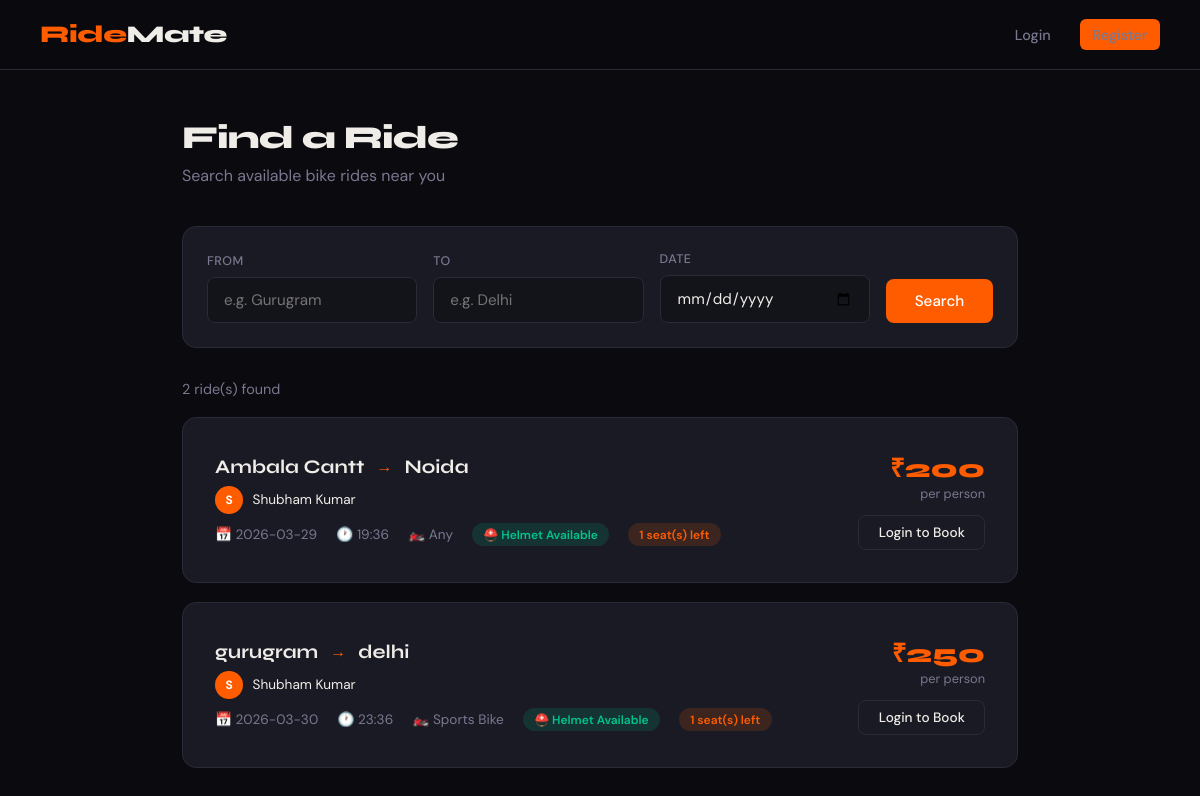
Screenshot of /search with the database file from the repository.
### tables this page shows
CREATE TABLE rides (
    ride_id INTEGER PRIMARY KEY AUTOINCREMENT,
    user_id INTEGER NOT NULL,
    rider_name TEXT NOT NULL,
    from_location TEXT NOT NULL,
    to_location TEXT NOT NULL,
    date TEXT NOT NULL,
    time TEXT NOT NULL,
    price INTEGER NOT NULL,
    seats INTEGER DEFAULT 1,
    bike_type TEXT DEFAULT 'Any',
    helmet INTEGER DEFAULT 0,
    FOREIGN KEY (user_id) REFERENCES users(id)
);

### app.py (the view)
@app.route("/search")
def search():
    from_loc = request.args.get("from", "").strip()
    to_loc = request.args.get("to", "").strip()
    date = request.args.get("date", "").strip()
    query = "SELECT * FROM rides WHERE seats > 0"
    params = {}
    if from_loc:
        query += " AND LOWER(from_location) LIKE :from_loc"
        params["from_loc"] = f"%{from_loc.lower()}%"
    if to_loc:
        query += " AND LOWER(to_location) LIKE :to_loc"
        params["to_loc"] = f"%{to_loc.lower()}%"
    if date:
        query += " AND date = :date"
        params["date"] = date
    query += " ORDER BY date, time"
    with engine.connect() as conn:
        rides = conn.execute(text(query), params).mappings().all()
    return render_template(
        "search_ride.html",
        rides=rides,
        from_val=from_loc,
        to_val=to_loc,
        date_val=date,
    )

### templates/search_ride.html (shortened to what this page needs)
<!DOCTYPE html>
<html lang="en">
<head>
  <link rel="stylesheet" href="{{ url_for('static', filename='style.css') }}">
</head>
<body>
<nav>
  <a href="/" class="nav-logo">Ride<span>Mate</span></a>
  <div class="nav-links">
    {% if session.get('user_name') %}
      <a href="/dashboard">Dashboard</a>
      <a href="/offer_ride" class="btn btn-primary btn-sm">+ Offer Ride</a>
      <a href="/logout">Logout</a>
    {% else %}
      <a href="/login">Login</a>
      <a href="/register" class="btn btn-primary btn-sm">Register</a>
    {% endif %}
  </div>
</nav>
<div class="container">
  <div class="page-title">Find a Ride</div>
  <div class="page-sub">Search available bike rides near you</div>
  <form method="GET" action="/search">
    <div class="search-bar">
      <div>
        <label class="search-label">From</label>
        <input type="text" name="from" placeholder="e.g. Gurugram" value="{{ from_val }}">
      </div>
      <div>
        <label class="search-label">To</label>
        <input type="text" name="to" placeholder="e.g. Delhi" value="{{ to_val }}">
      </div>
      <div>
        <label class="search-label">Date</label>
        <input type="date" name="date" value="{{ date_val }}">
      </div>
      <button type="submit" class="btn btn-primary">Search</button>
    </div>
  </form>
  {% if rides %}
    <div style="color:var(--muted); font-size:0.9rem; margin-bottom:1.2rem;">
      {{ rides|length }} ride(s) found
    </div>
    {% for ride in rides %}
    <div class="card fade-in">
      <div class="ride-card">
        <div>
          <div class="ride-route">
            {{ ride['from_location'] }}
            <span class="route-arrow">→</span>
            {{ ride['to_location'] }}
          </div>
          <div class="rider-info" style="margin-bottom:0.6rem;">
            <div class="rider-avatar">{{ ride['rider_name'][0].upper() }}</div>
            <span style="font-size:0.85rem; color:var(--text);">{{ ride['rider_name'] }}</span>
          </div>
          <div class="ride-meta">
            <span class="meta-item">📅 {{ ride['date'] }}</span>
            <span class="meta-item">🕐 {{ ride['time'] }}</span>
            <span class="meta-item">🏍️ {{ ride['bike_type'] }}</span>
            {% if ride['helmet'] %}
              <span class="badge badge-green">⛑️ Helmet Available</span>
            {% endif %}
            <span class="badge badge-orange">{{ ride['seats'] }} seat(s) left</span>
          </div>
        </div>
        <div style="text-align:right; display:flex; flex-direction:column; align-items:flex-end; gap:0.8rem;">
          <div>
            <div class="price-tag">₹{{ ride['price'] }}</div>
            <div style="font-size:0.8rem; color:var(--muted);">per person</div>
          </div>
          {% if session.get('user_id') %}
            <a href="/book/{{ ride['ride_id'] }}"
               class="btn btn-primary btn-sm"
               onclick="return confirm('Book this ride for ₹{{ ride['price'] }}?')">
              Book Now
            </a>
          {% else %}
            <a href="/login" class="btn btn-outline btn-sm">Login to Book</a>
          {% endif %}
        </div>
      </div>
    </div>
    {% endfor %}
  {% endif %}
</div>
</body>
</html>

### static/style.css (style rules this page uses)
:root { --bg: #0a0a0f; --surface: #13131a; --card: #1a1a24; --border: #2a2a38; --accent: #ff5c00; --accent2: #ff8c42; --text: #f0ede8; --muted: #7a7890; --success: #00c48c; --error: #ff4466; }
* { margin: 0; padding: 0; box-sizing: border-box; }
body { font-family: 'DM Sans', sans-serif; background: var(--bg); color: var(--text); min-height: 100vh; }
nav { display: flex; align-items: center; justify-content: space-between; padding: 1.2rem 2.5rem; background: rgba(10,10,15,0.9); border-bottom: 1px solid var(--border); position: sticky; top: 0; z-index: 100; backdrop-filter: blur(12px); }
.nav-logo { font-family: 'Syne', sans-serif; font-size: 1.5rem; font-weight: 800; color: var(--accent); text-decoration: none; letter-spacing: -0.5px; }
.nav-logo span { color: var(--text); }
.nav-links { display: flex; gap: 1rem; align-items: center; }
.nav-links a { color: var(--muted); text-decoration: none; font-size: 0.9rem; font-weight: 500; transition: color 0.2s; padding: 0.4rem 0.8rem; border-radius: 6px; }
.btn { display: inline-block; padding: 0.75rem 1.8rem; border-radius: 8px; font-family: 'DM Sans', sans-serif; font-weight: 500; font-size: 0.95rem; text-decoration: none; border: none; cursor: pointer; transition: all 0.2s; }
.btn-primary { background: var(--accent); color: white; }
.btn-outline { background: transparent; color: var(--text); border: 1px solid var(--border); }
.btn-sm { padding: 0.5rem 1.2rem; font-size: 0.85rem; }
.container { max-width: 900px; margin: 0 auto; padding: 3rem 2rem; }
.page-title { font-family: 'Syne', sans-serif; font-size: 2rem; font-weight: 800; margin-bottom: 0.5rem; letter-spacing: -1px; }
.page-sub { color: var(--muted); margin-bottom: 2.5rem; }
.card { background: var(--card); border: 1px solid var(--border); border-radius: 14px; padding: 2rem; margin-bottom: 1.2rem; transition: border-color 0.2s; }
.ride-card { display: grid; grid-template-columns: 1fr auto; gap: 1rem; align-items: center; }
.ride-route { font-family: 'Syne', sans-serif; font-size: 1.2rem; font-weight: 700; display: flex; align-items: center; gap: 0.75rem; margin-bottom: 0.5rem; }
.route-arrow { color: var(--accent); font-size: 1rem; }
.ride-meta { display: flex; gap: 1.2rem; flex-wrap: wrap; margin-top: 0.5rem; }
.meta-item { display: flex; align-items: center; gap: 0.4rem; font-size: 0.85rem; color: var(--muted); }
.badge { display: inline-block; padding: 0.2rem 0.7rem; border-radius: 100px; font-size: 0.75rem; font-weight: 600; }
.badge-green { background: rgba(0,196,140,0.15); color: var(--success); }
.badge-orange { background: rgba(255,92,0,0.15); color: var(--accent); }
.price-tag { font-family: 'Syne', sans-serif; font-size: 1.6rem; font-weight: 800; color: var(--accent); }
.search-bar { background: var(--card); border: 1px solid var(--border); border-radius: 14px; padding: 1.5rem; display: grid; grid-template-columns: 1fr 1fr 1fr auto; gap: 1rem; align-items: end; margin-bottom: 2rem; }
.search-bar input { background: var(--surface); border: 1px solid var(--border); border-radius: 8px; padding: 0.75rem 1rem; color: var(--text); font-family: 'DM Sans', sans-serif; font-size: 0.95rem; width: 100%; }
.search-label { display: block; font-size: 0.78rem; color: var(--muted); text-transform: uppercase; letter-spacing: 0.5px; margin-bottom: 0.5rem; font-weight: 500; }
.rider-info { display: flex; align-items: center; gap: 0.6rem; margin-top: 0.5rem; }
.rider-avatar { width: 28px; height: 28px; border-radius: 50%; background: var(--accent); display: flex; align-items: center; justify-content: center; font-size: 0.75rem; font-weight: 700; color: white; flex-shrink: 0; }
.fade-in { animation: fadeIn 0.4s ease forwards; }

### rows the page displays
rides: from_location "Ambala Cantt", to_location "Noida", rider_name "S", rider_name "Shubham Kumar", date "2026-03-29", time "19:36", bike_type "Any"
rides: from_location "gurugram", to_location "delhi", rider_name "S", rider_name "Shubham Kumar", date "2026-03-30", time "23:36", bike_type "Sports Bike"

### other values shown
{{ rides|length }} "2"
{{ ride['seats'] }} "1" "1"
{{ ride['price'] }} "200" "250"
